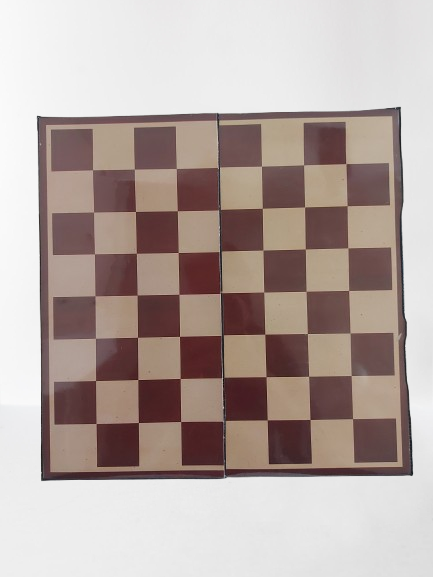
#> input picture Homography Computation/Chessboard/1-removebg-preview.png, 433 x 577 px
$ jupyter execute RANSAC_KNN.ipynb
#> lines starting #> are read from the running program, lines starting #| are printed output that depends on the picture; long printed decimals are rounded
[cell 1]
import cv2
import numpy as np
import matplotlib.pyplot as plt
import imageio

[cell 2]
def find_method_descriptor(image):

    descriptor = cv2.ORB_create()
    keypoints, features = descriptor.detectAndCompute(image, None)
    return keypoints, features

[cell 3]
def plotSideBySide(query_image, train_image, savefig_name, xlabel_a, xlabel_b):

    fig, (ax1, ax2) = plt.subplots(nrows=1, ncols=2, constrained_layout=False, figsize=(16,9))
    ax1.imshow(query_image)
    ax1.set_xlabel(xlabel_a, fontsize=14)

    ax2.imshow(train_image)
    ax2.set_xlabel(xlabel_b, fontsize=14)

    # Statement to be printed below the images
    plt.savefig(savefig_name+".png")
    plt.show()

[cell 4]
def matchKeyPointsKNN(featuresA, featuresB, ratio):
    bf = cv2.BFMatcher(cv2.NORM_L2, crossCheck=False)
    # compute the raw matches and initialize the list of actual matches
    rawMatches = bf.knnMatch(featuresA, featuresB, 2)
    print("Raw matches (knn):", len(rawMatches))
    matches = []

    # loop over the raw matches
    for m,n in rawMatches:
        # ensure the distance is within a certain ratio of each
        # other (i.e. Lowe's ratio test)
        if m.distance < n.distance * ratio:
            matches.append(m)
    return matches

[cell 5]
def getHomography(kpsA, kpsB, matches, reprojThresh):
    # convert the keypoints to numpy arrays
    kpsA = np.float32([kp.pt for kp in kpsA])
    kpsB = np.float32([kp.pt for kp in kpsB])

    if len(matches) > 4:

        # construct the two sets of points
        ptsA = np.float32([kpsA[m.queryIdx] for m in matches])
        ptsB = np.float32([kpsB[m.trainIdx] for m in matches])

        # estimate the homography between the sets of points
        (H, status) = cv2.findHomography(ptsA, ptsB, cv2.RANSAC, reprojThresh)

        return (matches, H, status)
    else:
        return None

[cell 6]
def warpImage(image, H, dims):
    """
    Warp the given image using the homography matrix.

    Args:
        image: The image to be warped.
        H: The homography matrix.
        dims: The dimensions of the output image (typically the size of the second image).

    Returns:
        The warped image.
    """
    warped = cv2.warpPerspective(image, H, dims)
    return warped

[cell 7]
def computeReprojectionError(kpsA, kpsB, H):
    """
    Compute the reprojection error between matched keypoints.

    Args:
        kpsA: Keypoints from image A.
        kpsB: Keypoints from image B.
        H: The homography matrix.

    Returns:
        The reprojection error.
    """
    # Convert keypoints to homogeneous coordinates (add a column of 1s for matrix multiplication)
    ptsA = np.float32([kp.pt for kp in kpsA])
    ptsB = np.float32([kp.pt for kp in kpsB])

    # Transform points in image A to the coordinate system of image B using homography H
    ptsA_transformed = cv2.perspectiveTransform(np.expand_dims(ptsA, axis=0), H)

    # Calculate Euclidean distance between actual keypoints in B and transformed points
    error = np.linalg.norm(ptsA_transformed[0] - ptsB, axis=1)

    # Average reprojection error
    reprojection_error = np.mean(error)
    return reprojection_error

# ORB Detector

[cell 8]
train_image = imageio.imread("./Chessboard/1-removebg-preview.png")
#> train_image is the input picture: shape (577, 433, 4); mean R, G, B, A 180.5, 166.7, 162, 255
train_image_gray = cv2.cvtColor(train_image, cv2.COLOR_RGB2GRAY)
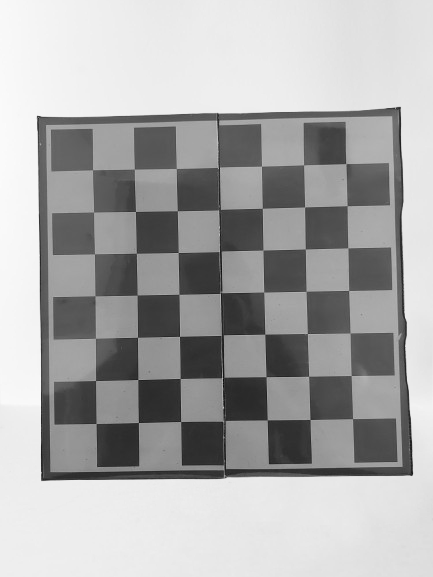
#> train_image_gray: shape (577, 433); min 8, max 251, mean 170.3
query_image = imageio.imread("./Chessboard/5-removebg-preview.png")
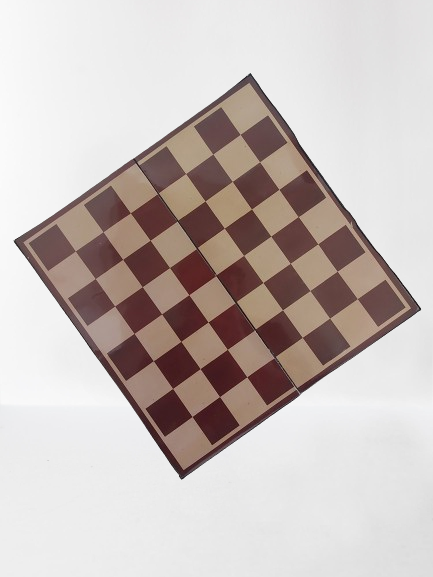
#> input picture Homography Computation/Chessboard/5-removebg-preview.png, 433 x 577 px
#> query_image is the input picture: shape (577, 433, 4); mean R, G, B, A 199.2, 189.6, 186.5, 255
query_image_gray = cv2.cvtColor(query_image,cv2.COLOR_RGB2GRAY)
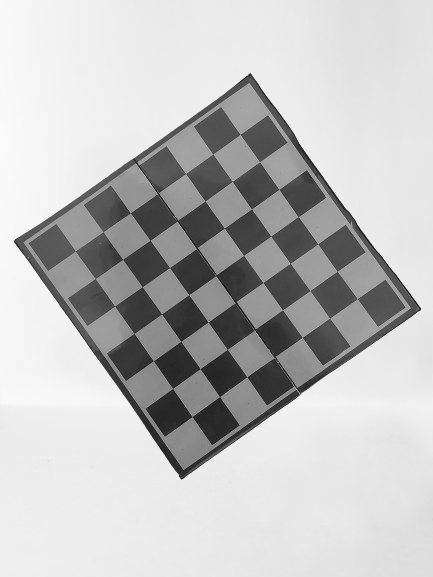
#> query_image_gray: shape (577, 433); min 7, max 251, mean 192.1

plotSideBySide(query_image, train_image, "Images", "Query image", "Train image - Image to be transformed")
#> in plotSideBySide, `plt.savefig(savefig_name+".png")`:
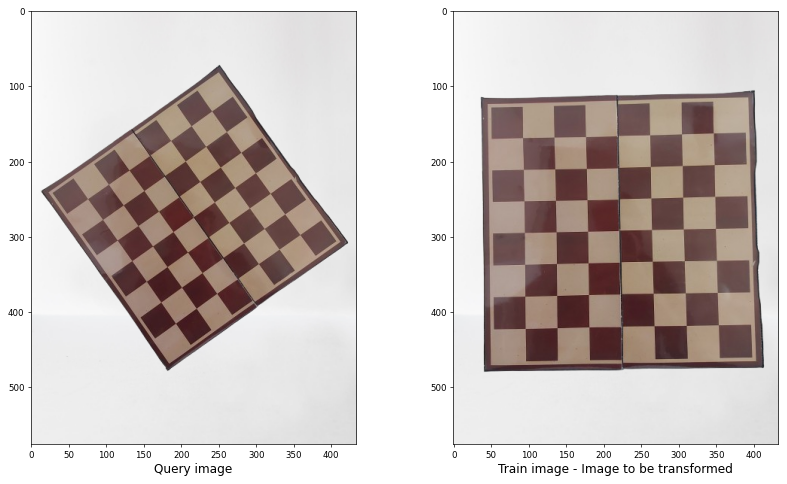
#> figure drawn by matplotlib, 2 panels

[cell 9]
keypointsA, featuresA = find_method_descriptor(train_image_gray)
#> in find_method_descriptor, `keypoints, features = descriptor.detectAndCompute(image, None)`: keypoints = 500 keypoints; strongest (x, y, size): (42, 479, 31), (399, 108, 31), (38, 116, 31), (37, 116, 37.2)
#> keypointsA has the same summary as keypoints in find_method_descriptor
keypointsB, featuresB = find_method_descriptor(query_image_gray)
#> in find_method_descriptor (call 2), `keypoints, features = descriptor.detectAndCompute(image, None)`: keypoints = 500 keypoints; strongest (x, y, size): (182, 478, 31), (250, 74, 31), (181, 478, 37.2), (181, 477, 44.6)
#> keypointsB has the same summary as keypoints in find_method_descriptor

[cell 10]
# display the keypoints and features detected on both images
fig, (ax1,ax2) = plt.subplots(nrows=1, ncols=2, figsize=(20,8), constrained_layout=False)
ax1.imshow(cv2.drawKeypoints(train_image_gray,keypointsA,None,color=(0,255,0)))
ax1.set_xlabel("(a)", fontsize=14)
ax2.imshow(cv2.drawKeypoints(query_image_gray,keypointsB,None,color=(0,255,0)))
ax2.set_xlabel("(b)", fontsize=14)
statement = f'Keypoints detected using the ORB detector.'

# Print the statement below the images
fig.text(0.5, 0.01, statement, ha='center', fontsize=12)
plt.savefig("Keypoints.png")
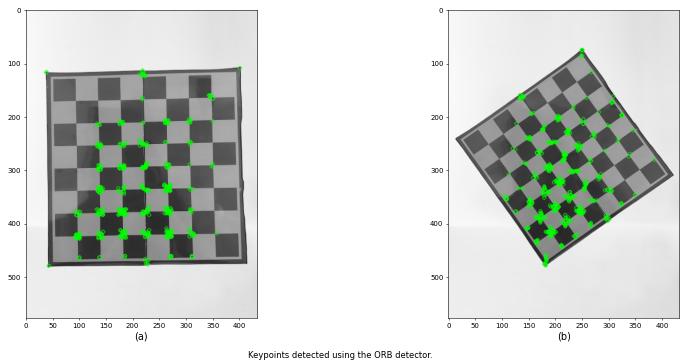
#> figure drawn by matplotlib, 2 panels
plt.show()

[cell 11]
fig = plt.figure(figsize=(20, 8))

matches = matchKeyPointsKNN(featuresA, featuresB, ratio=0.75)
#> in matchKeyPointsKNN, `rawMatches = bf.knnMatch(featuresA, featuresB, 2)`: rawMatches = 500 matches
#| Raw matches (knn): 500
#> after the loop in matchKeyPointsKNN, `for m,n in rawMatches:`: matches = 57 matches
#> matches = 57 matches
img3 = cv2.drawMatches(train_image, keypointsA, query_image, keypointsB, np.random.choice(matches, 100), None, flags=cv2.DrawMatchesFlags_NOT_DRAW_SINGLE_POINTS)
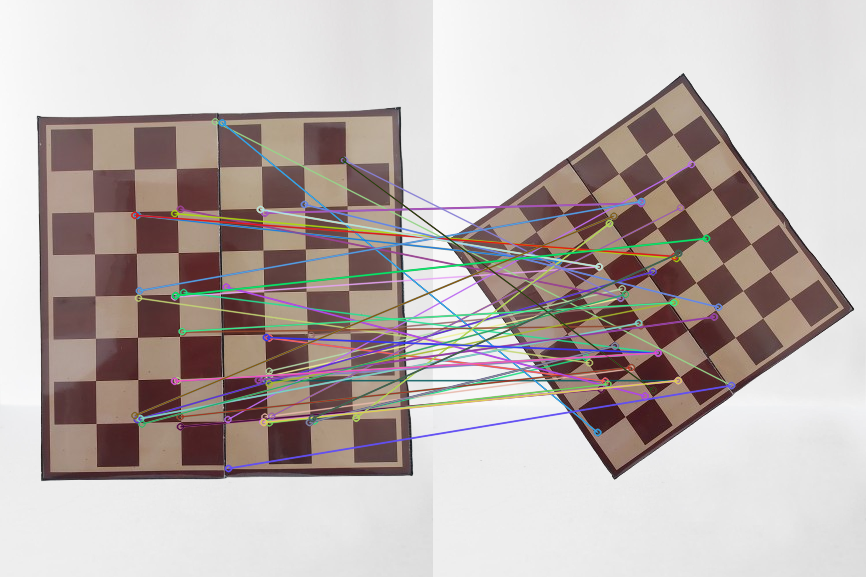
#> img3: shape (577, 866, 4); mean R, G, B, A 188.5, 178.3, 175.5, 255

plt.imshow(img3)
plt.savefig("Matching_ORB.png")
plt.show()

[cell 12]
M = getHomography(keypointsA, keypointsB, matches, reprojThresh=5)
#> in getHomography, `kpsA = np.float32([kp.pt for kp in kpsA])`: kpsA = 500 pairs, first value 37.2 to 399, second value 108 to 479
#> in getHomography, `kpsB = np.float32([kp.pt for kp in kpsB])`: kpsB = 500 pairs, first value 104.5 to 385, second value 74 to 478
#> in getHomography, `ptsA = np.float32([kpsA[m.queryIdx] for m in matches])`: ptsA = 57 pairs, first value 93.6 to 355.7, second value 115.2 to 468
#> in getHomography, `ptsB = np.float32([kpsB[m.trainIdx] for m in matches])`: ptsB = 57 pairs, first value 125 to 298, second value 159.6 to 432
#> in getHomography, `(H, status) = cv2.findHomography(ptsA, ptsB, cv2.RANSAC, reprojThresh)`: H = [[0.285, -0.619, 224.2], [0.45, -0.972, 351.6], [0.00125, -0.00275, 1]]; status = 57 values, max 1 at index 3, min 0 at index 0, mean 0.158
#> M = 3 matches
if M is None:
    print("Error!")
(matches, H, status) = M
print(H)
#| [[ 2.85461509e-01 -6.19209931e-01  2.24237174e+02]
#|  [ 4.50154641e-01 -9.71902219e-01  3.51610522e+02]
#|  [ 1.25142104e-03 -2.74977344e-03  1.00000000e+00]]

[cell 13]
ptsA = [keypointsA[m.queryIdx] for m in matches]
#> ptsA = 57 keypoints; strongest (x, y, size): (142, 424, 37.2), (309, 422, 31), (312, 418, 31), (180, 416, 53.6)
ptsB = [keypointsB[m.trainIdx] for m in matches]
#> ptsB = 57 keypoints; strongest (x, y, size): (134, 160, 37.2), (198, 367, 31), (176, 223, 31), (207, 325, 44.6)

# Warp image A into image B's space
warped_image = warpImage(train_image, H, (query_image.shape[1], query_image.shape[0]))
#> in warpImage, `warped = cv2.warpPerspective(image, H, dims)`:
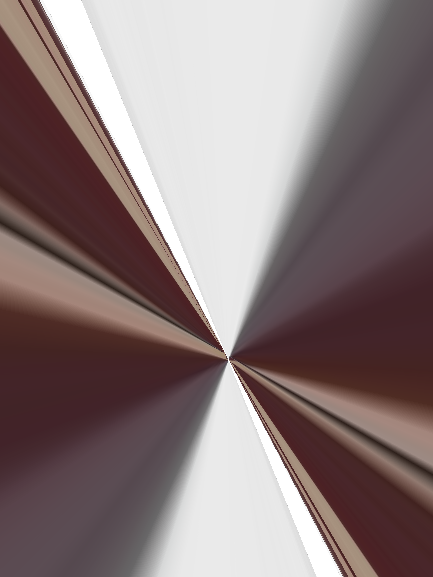
#> warped: shape (577, 433, 4); mean R, G, B, A 128.7, 112.7, 113, 245.3; transparent parts drawn white

# Compute the reprojection error
error = computeReprojectionError(ptsA, ptsB, H)
#> in computeReprojectionError, `ptsA = np.float32([kp.pt for kp in kpsA])`: ptsA = 57 pairs, first value 93.6 to 355.7, second value 115.2 to 468
#> in computeReprojectionError, `ptsB = np.float32([kp.pt for kp in kpsB])`: ptsB = 57 pairs, first value 125 to 298, second value 159.6 to 432
#> in computeReprojectionError, `ptsA_transformed = cv2.perspectiveTransform(np.expand_dims(ptsA, axis=..`: ptsA_transformed = 57 pairs, first value 190.5 to 298, second value 294.8 to 385
#> in computeReprojectionError, `error = np.linalg.norm(ptsA_transformed[0] - ptsB, axis=1)`: error = 57 values, max 213.9 at index 26, min 0.0116 at index 17, mean 66.29
#> in computeReprojectionError, `reprojection_error = np.mean(error)`: reprojection_error = 66.29
#> error = 66.29
print("Reprojection error:", error)
#| Reprojection error: 66.286

[cell 14]
plotSideBySide(query_image, warped_image, "Final", "Query image", "Warped Image")
